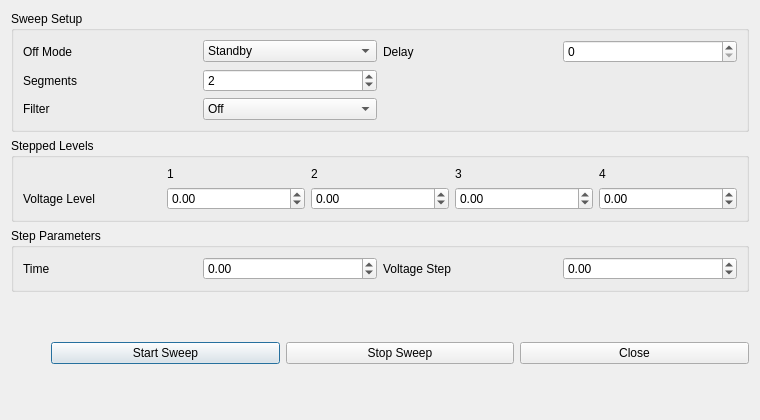
<?xml version="1.0" encoding="UTF-8"?>
<ui version="4.0">
 <class>StepSweepWindow</class>
 <widget class="QDialog" name="StepSweepWindow">
  <property name="geometry">
   <rect>
    <x>0</x>
    <y>0</y>
    <width>760</width>
    <height>420</height>
   </rect>
  </property>
  <property name="windowTitle">
   <string>Step Sweep</string>
  </property>
  <layout class="QVBoxLayout" name="verticalLayout">
   <item>
    <widget class="QGroupBox" name="groupBoxSetup">
     <property name="title">
      <string>Sweep Setup</string>
     </property>
     <layout class="QGridLayout" name="gridLayoutSetup">
      <item row="0" column="2">
       <widget class="QLabel" name="labelDelay">
        <property name="text">
         <string>Delay</string>
        </property>
       </widget>
      </item>
      <item row="1" column="0">
       <widget class="QLabel" name="labelSegments">
        <property name="text">
         <string>Segments</string>
        </property>
       </widget>
      </item>
      <item row="0" column="0">
       <widget class="QLabel" name="labelOffMode">
        <property name="text">
         <string>Off Mode</string>
        </property>
       </widget>
      </item>
      <item row="0" column="3">
       <widget class="QSpinBox" name="delaySpin">
        <property name="maximum">
         <number>100000</number>
        </property>
       </widget>
      </item>
      <item row="0" column="1">
       <widget class="QComboBox" name="offModeCombo">
        <item>
         <property name="text">
          <string>Standby</string>
         </property>
        </item>
        <item>
         <property name="text">
          <string>Freeze</string>
         </property>
        </item>
       </widget>
      </item>
      <item row="2" column="0">
       <widget class="QLabel" name="labelFilter">
        <property name="text">
         <string>Filter</string>
        </property>
       </widget>
      </item>
      <item row="1" column="1">
       <widget class="QSpinBox" name="numberOfSegmentSpin">
        <property name="minimum">
         <number>1</number>
        </property>
        <property name="maximum">
         <number>99999</number>
        </property>
        <property name="value">
         <number>2</number>
        </property>
       </widget>
      </item>
      <item row="2" column="1">
       <widget class="QComboBox" name="filterCombo">
        <item>
         <property name="text">
          <string>Off</string>
         </property>
        </item>
        <item>
         <property name="text">
          <string>On</string>
         </property>
        </item>
       </widget>
      </item>
     </layout>
    </widget>
   </item>
   <item>
    <widget class="QGroupBox" name="groupBoxLevels">
     <property name="title">
      <string>Stepped Levels</string>
     </property>
     <layout class="QGridLayout" name="gridLayoutLevels">
      <item row="0" column="2">
       <widget class="QLabel" name="label2">
        <property name="text">
         <string>2</string>
        </property>
       </widget>
      </item>
      <item row="1" column="3">
       <widget class="QDoubleSpinBox" name="level3Spin">
        <property name="minimum">
         <double>-14.500000000000000</double>
        </property>
        <property name="maximum">
         <double>14.500000000000000</double>
        </property>
        <property name="singleStep">
         <double>0.100000000000000</double>
        </property>
       </widget>
      </item>
      <item row="1" column="0">
       <widget class="QLabel" name="labelVoltage">
        <property name="text">
         <string>Voltage Level</string>
        </property>
       </widget>
      </item>
      <item row="1" column="4">
       <widget class="QDoubleSpinBox" name="level4Spin">
        <property name="minimum">
         <double>-14.500000000000000</double>
        </property>
        <property name="maximum">
         <double>14.500000000000000</double>
        </property>
        <property name="singleStep">
         <double>0.100000000000000</double>
        </property>
       </widget>
      </item>
      <item row="0" column="3">
       <widget class="QLabel" name="label3">
        <property name="text">
         <string>3</string>
        </property>
       </widget>
      </item>
      <item row="0" column="1">
       <widget class="QLabel" name="label1">
        <property name="text">
         <string>1</string>
        </property>
       </widget>
      </item>
      <item row="1" column="2">
       <widget class="QDoubleSpinBox" name="level2Spin">
        <property name="minimum">
         <double>-14.500000000000000</double>
        </property>
        <property name="maximum">
         <double>14.500000000000000</double>
        </property>
        <property name="singleStep">
         <double>0.100000000000000</double>
        </property>
       </widget>
      </item>
      <item row="1" column="1">
       <widget class="QDoubleSpinBox" name="level1Spin">
        <property name="minimum">
         <double>-14.500000000000000</double>
        </property>
        <property name="maximum">
         <double>14.500000000000000</double>
        </property>
        <property name="singleStep">
         <double>0.100000000000000</double>
        </property>
       </widget>
      </item>
      <item row="0" column="4">
       <widget class="QLabel" name="label4">
        <property name="text">
         <string>4</string>
        </property>
       </widget>
      </item>
     </layout>
    </widget>
   </item>
   <item>
    <widget class="QGroupBox" name="groupBoxStep">
     <property name="title">
      <string>Step Parameters</string>
     </property>
     <layout class="QGridLayout" name="gridLayoutStep">
      <item row="0" column="1">
       <widget class="QDoubleSpinBox" name="speedSweepTime1Spin">
        <property name="minimum">
         <double>-14.500000000000000</double>
        </property>
       </widget>
      </item>
      <item row="0" column="3">
       <widget class="QDoubleSpinBox" name="stepSpin">
        <property name="minimum">
         <double>-14.500000000000000</double>
        </property>
        <property name="maximum">
         <double>14.500000000000000</double>
        </property>
        <property name="singleStep">
         <double>0.100000000000000</double>
        </property>
       </widget>
      </item>
      <item row="0" column="0">
       <widget class="QLabel" name="labelTime">
        <property name="text">
         <string>Time</string>
        </property>
       </widget>
      </item>
      <item row="0" column="2">
       <widget class="QLabel" name="labelStep">
        <property name="text">
         <string>Voltage Step</string>
        </property>
       </widget>
      </item>
     </layout>
    </widget>
   </item>
   <item>
    <layout class="QHBoxLayout" name="horizontalLayoutButtons">
     <item>
      <spacer name="horizontalSpacer">
       <property name="sizeHint" stdset="0">
        <size>
         <width>40</width>
         <height>20</height>
        </size>
       </property>
      </spacer>
     </item>
     <item>
      <widget class="QPushButton" name="runButton">
       <property name="text">
        <string>Start Sweep</string>
       </property>
      </widget>
     </item>
     <item>
      <widget class="QPushButton" name="runButton_2">
       <property name="text">
        <string>Stop Sweep</string>
       </property>
      </widget>
     </item>
     <item>
      <widget class="QPushButton" name="closeButton">
       <property name="text">
        <string>Close</string>
       </property>
      </widget>
     </item>
    </layout>
   </item>
  </layout>
 </widget>
 <resources/>
 <connections/>
</ui>
